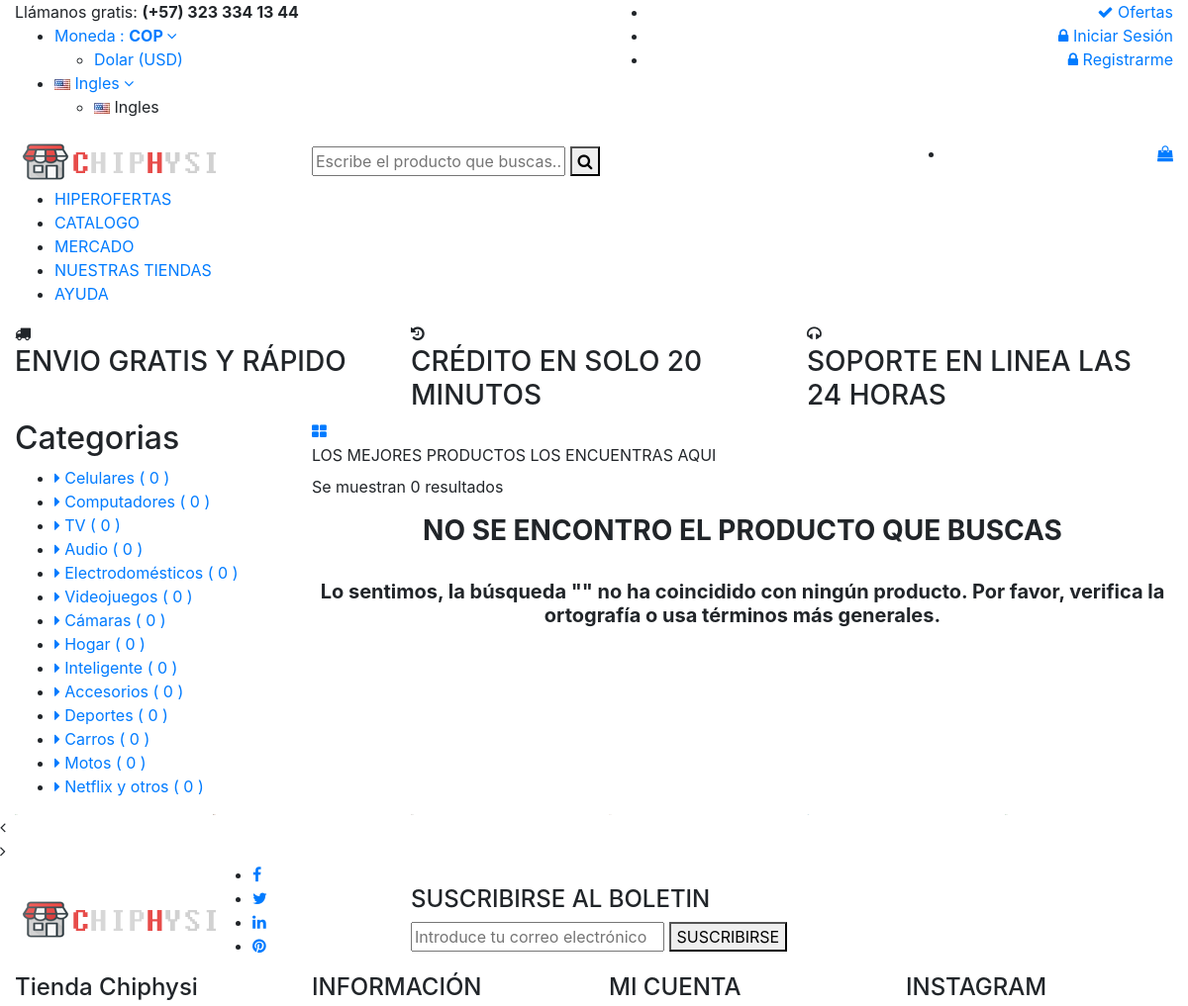
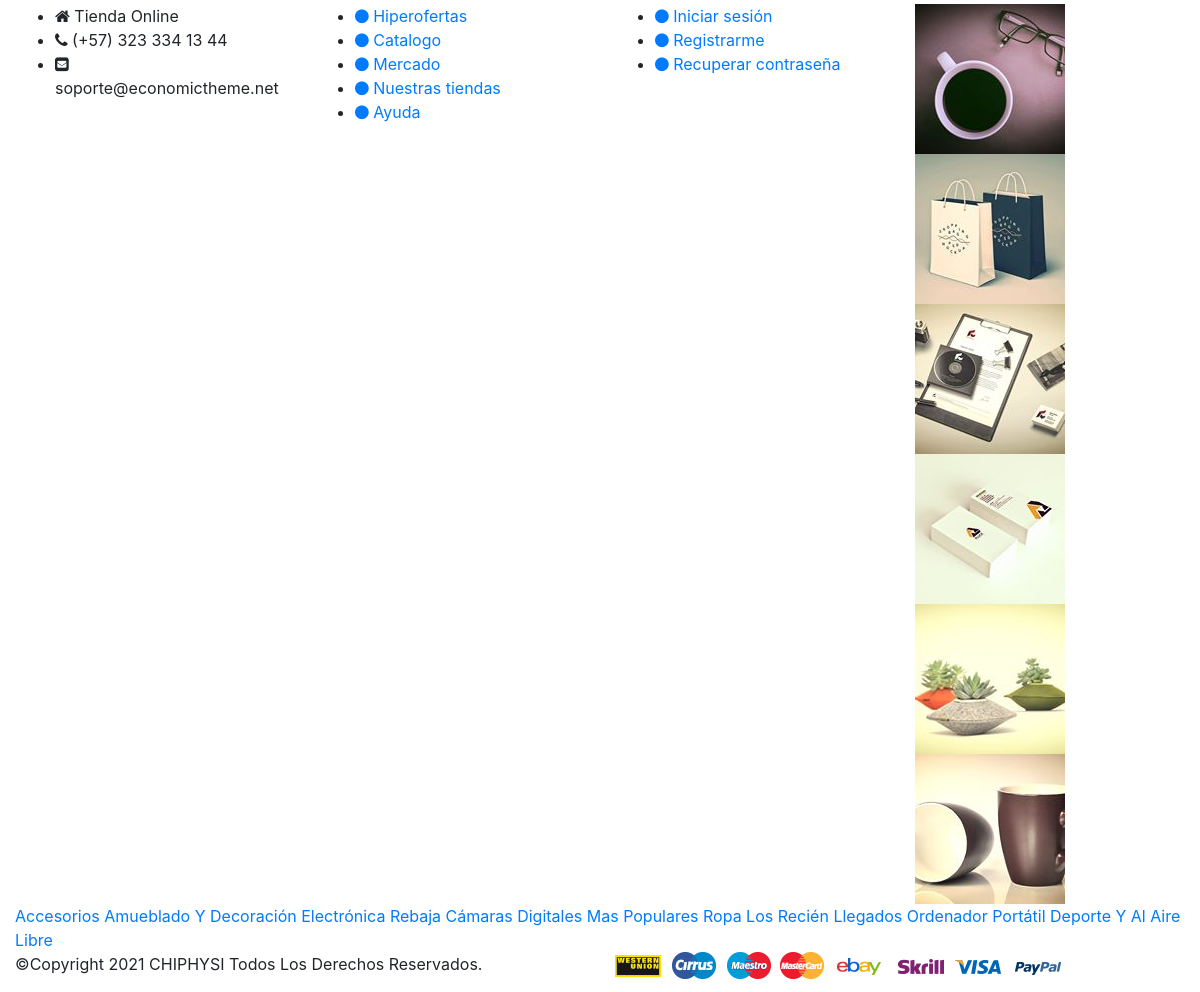
Screenshot of /shop-search.php with the database file from the repository (2 pictures, top to bottom).
### tables this page shows
CREATE TABLE `configuracion` (
  `id_config` int(11) NOT NULL,
  `titulo` varchar(100) NOT NULL,
  `favicon` varchar(100) NOT NULL,
  `nombre` varchar(100) NOT NULL,
  `logo` varchar(100) NOT NULL,
  `pie_pagina` varchar(200) NOT NULL,
  `telefono` varchar(150) NOT NULL,
  `correo` varchar(150) NOT NULL,
  `direccion` varchar(150) NOT NULL,
  `color` varchar(50) NOT NULL
);

CREATE TABLE `categorias` (
  `id_categoria` int(11) NOT NULL,
  `nombre` varchar(100) NOT NULL,
  `estado` int(11) NOT NULL
);

### shop-search.php (the view, shortened to what this page needs)
<!doctype html>
<html class="no-js" lang="zxx">
<head>
	<link rel="stylesheet" href="assets/css/bootstrap.min.css">
	<link rel="stylesheet" href="assets/css/bundle">
	<link rel="stylesheet" href="assets/css/plugins.css">
	<link rel="stylesheet" href="assets/css/style">
	<link rel="stylesheet" href="assets/css/responsive.css">
	<link href="css_/sweetalert2.min.css" rel="stylesheet" type="text/css">
</head>
<body>
	<?php include'include_/header2.php' ?>
	<div class="shipping_area shipping_two mb-40">
		<div class="container">
			<div class="row">
				<div class="col-lg-4 col-md-4">
					<div class="single_shipping single_sp_two">
						<div class="shippin_icone icone_two">
							<i class="fa fa-truck"></i>
						</div>
						<div class="shipping_content sp_c_two">
							<h3>ENVIO GRATIS Y RÁPIDO</h3>
						</div>
					</div>
				</div>
				<div class="col-lg-4 col-md-4">
					<div class="single_shipping single_sp_two">
						<div class="shippin_icone icone_two">
							<i class="fa fa-history"></i>
						</div>
						<div class="shipping_content sp_c_two">
							<h3>CRÉDITO EN SOLO 20 MINUTOS</h3>
						</div>
					</div>
				</div>
				<div class="col-lg-4 col-md-4">
					<div class="single_shipping single_sp_two box3">
						<div class="shippin_icone icone_two">
							<i class="fa fa-headphones"></i>
						</div>
						<div class="shipping_content sp_c_two">
							<h3>SOPORTE EN LINEA LAS 24 HORAS</h3>
						</div>
					</div>
				</div>
			</div>
		</div>
	</div>
	<div class="categorie_details">
		<div class="container">
			<div class="row">
				<div class="col-lg-3 col-md-4">
					<div class="sidebar_categorie_area">
						<div class="sidebar_categorie_item">
							<div class="categorie__titile">
								<h2>Categorias</h2>
							</div>
							<div class="categorie_filter">
								<ul>
									<?php
									require("conexion_/conexion.php");
									$categorias="SELECT * FROM categorias WHERE estado='0'";
									$cate=mysqli_query($mysqli,$categorias);
									while ($categoria=mysqli_fetch_row ($cate)){
										$id_categoria = $categoria[0];
										$nombre_categoria = $categoria[1];
										echo
										'
										<li>
										<a href="shop-category?to=products&st='.htmlentities($id_categoria).'#the-best-products">
										<i class="fa fa-caret-right"></i> '.htmlentities($nombre_categoria).'
										(<span>
										';
										$productos_total = mysqli_query($mysqli,"SELECT COUNT(*) AS total_productos FROM productos WHERE categoria='$id_categoria'");
										$productos_total_ = mysqli_fetch_array($productos_total);
										echo $productos_total_['total_productos'];
										echo'
										</span>)
										</a>
										</li>
										';
									}
									?>
								</ul>
							</div>
						</div>
					</div>
				</div>
				<div class="col-lg-9 col-md-8">
					<div class="categorie_d_right">
						<div class="categorie_product_toolbar mb-30">
							<div class="categorie_product_button">
								<ul class="nav" role="tablist">
									<li>
										<a class="active" data-toggle="tab" href="#large" role="tab" aria-controls="large" aria-selected="true"><i class="fa fa-th-large"></i></a>
									</li>
								</ul>
							</div>
							<form action="#">
								<label>LOS MEJORES PRODUCTOS LOS ENCUENTRAS AQUI</label>
							</form>
							<p>Se muestran <?php
							require("conexion_/conexion.php");
							$n = "";
							$productos = mysqli_query($mysqli,"SELECT COUNT(*) AS productos FROM productos WHERE estado = '0' and nombre LIKE '%$n%' or resumen LIKE '%$n%' or descripcion LIKE '%$n%'");
							$productos_ = mysqli_fetch_array($productos);
							echo $productos_['productos'];
							?> resultados</p>
						</div>
						<div class="tab-content" id="myTabContent">
							<div class="tab-pane fade show active" id="large" role="tabpanel">
								<div class="row cate_tab_product">
									<?php
									require("conexion_/conexion.php");
									$n = "";
									if(isset($_GET['pag']) == TRUE){
										$pag = $_GET['pag'];
									}
									else{
										$pag = 0;
									}
									$limite = 60;
									$inicial = $pag * $limite;
									$productos = "SELECT * FROM productos WHERE estado = '0' and nombre LIKE '%$n%' or resumen LIKE '%$n%' or descripcion ORDER BY id_producto DESC LIMIT $inicial,$limite";
									$productos_ =mysqli_query($mysqli,$productos);
									$result = mysqli_num_rows($productos_);
									if ($result > 0) {
										while ($product = mysqli_fetch_row($productos_)){
											$id_producto = $product[0];
											$nombre = $product[1];
											$resumen = $product[2];
											$descripcion = $product[3];
											$precio = $product[4];
											$referencia = $product[5];
											$condicion = $product[6];
											$descuento = $product[7];
											$estrellas = $product[8];
											$categoria = $product[9];
											$estado = $product[10];
											$guiones = str_replace(" ", "-", $nombre);
											$descuento2=substr($descuento, 2,4);
											$nombre2=substr($nombre, 0,30);
											$precio_=$precio*$descuento;
											$precio2=$precio-$precio_;
											$imagenes="SELECT imagen FROM productos_imagenes WHERE id_producto='$id_producto' LIMIT 1";
											$imagenes_=mysqli_query($mysqli,$imagenes);
											while ($img=mysqli_fetch_row ($imagenes_)){
												$imagen_principal=$img[0];
											}
											echo
											'
											<div class="col-lg-4 col-md-6 col-sm-6">
											<div class="single_product categorie">
											<div class="product_thumb">
											<a href="detalle?n='.htmlentities($guiones).'&i='.htmlentities($id_producto).'"><img src="img_/img_productos/'.htmlentities($imagen_principal).'" alt=""></a>
											<div class="product_discount">
											<span>'.htmlentities($condicion).'</span>
											</div>
											</div>
											<div class="product_content">
											<div class="samll_product_ratting">
											<ul>
											';
											if($estrellas==1){
												echo '
												<li><a href="#"><i class="fa fa-star"></i></a></li>
												';
											}else if($estrellas==2){
												echo '
												<li><a href="#"><i class="fa fa-star"></i></a></li>
												<li><a href="#"><i class="fa fa-star"></i></a></li>
												';
											}else if($estrellas==3){
												echo '
												<li><a href="#"><i class="fa fa-star"></i></a></li>
												<li><a href="#"><i class="fa fa-star"></i></a></li>
												<li><a href="#"><i class="fa fa-star"></i></a></li>
												';
											}else if($estrellas==4){
												echo '
												<li><a href="#"><i class="fa fa-star"></i></a></li>
												<li><a href="#"><i class="fa fa-star"></i></a></li>
												<li><a href="#"><i class="fa fa-star"></i></a></li>
												<li><a href="#"><i class="fa fa-star"></i></a></li>
												';
											}else if($estrellas==5){
												echo '
												<li><a href="#"><i class="fa fa-star"></i></a></li>
												<li><a href="#"><i class="fa fa-star"></i></a></li>
												<li><a href="#"><i class="fa fa-star"></i></a></li>
												<li><a href="#"><i class="fa fa-star"></i></a></li>
												<li><a href="#"><i class="fa fa-star"></i></a></li>
												';
											}
											echo'
											</ul>
											</div>
											<div class="small_product_name">
											<a href="detalle?n='.htmlentities($guiones).'&i='.htmlentities($id_producto).'">'.htmlentities($nombre2).'...</a>
											</div>
											<div class="small_product_price">
											<span class="new_price"> $'.htmlentities(number_format($precio2)).' </span>
											<span class="old_price">  $'.htmlentities(number_format($precio)).'  </span>
											</div>
											</div>
											</div>
											</div>
											';
										}
									}else{
										$n = "";
										echo '
										<div class="container">
										<center>
										<h3><b>NO SE ENCONTRO EL PRODUCTO QUE BUSCAS</b></h3>
										<br>
										<h5>
										<b>
										Lo sentimos, la búsqueda "'.htmlentities($n).'" no ha coincidido con ningún producto.
										Por favor, verifica la ortografía o usa términos más generales.
										</b>
										</h5>
										</center>
										</div>
										';
									}
									?>
								</div>
							</div>
						</div>
					</div>
				</div>
			</div>
		</div>
	</div>
	<div class="brand_logo  mb-40">
		<div class="container">
			<div class="row brand_padding">
				<div class="brand_active owl-carousel">
					<div class="col-lg-2">
						<div class="single_brand">
							<a href="#"><img src="assets/img/brand/brand1.jpg" alt=""></a>
						</div>
					</div>
					<div class="col-lg-2">
						<div class="single_brand">
							<a href="#"><img src="assets/img/brand/brand2.jpg" alt=""></a>
						</div>
					</div>
					<div class="col-lg-2">
						<div class="single_brand">
							<a href="#"><img src="assets/img/brand/brand3.jpg" alt=""></a>
						</div>
					</div>
					<div class="col-lg-2">
						<div class="single_brand">
							<a href="#"><img src="assets/img/brand/brand4.jpg" alt=""></a>
						</div>
					</div>
					<div class="col-lg-2">
						<div class="single_brand">
							<a href="#"><img src="assets/img/brand/brand5.jpg" alt=""></a>
						</div>
					</div>
					<div class="col-lg-2">
						<div class="single_brand">
							<a href="#"><img src="assets/img/brand/brand1.jpg" alt=""></a>
						</div>
					</div>
				</div>
			</div>
		</div>
	</div>
	<?php include'include_/modal.php' ?>
	<?php include'include_/footer.php' ?>
</body>
</html>

### include_/informacion_principal_telefono.php
<?php
require("conexion_/conexion.php");
$sql="SELECT telefono FROM configuracion ";
$ressql=mysqli_query($mysqli,$sql);
while ($row=mysqli_fetch_row ($ressql)){
	$telefono=$row[0];
}
echo $telefono;
?>

### include_/logo.php
<?php
require("conexion_/conexion.php");
$sql="SELECT logo FROM configuracion ";
$ressql=mysqli_query($mysqli,$sql);
while ($row=mysqli_fetch_row ($ressql)){
	$logo=$row[0];
}
echo '<a href="index"><img src="img_/'.$logo.'" alt=""></a>';
?>

### include_/footer.php
<div class="newsletter_area">
	<div class="container">
		<div class="row align-items-center">
			<div class="col-lg-2 col-md-6">
				<div class="footer_logo">
					<?php include'include_/logo.php' ?>
				</div>
			</div>
			<div class="col-lg-2 col-md-6">
				<div class="social_icone">
					<ul>
						<li><a href="#" title="facebook"><i class="fa fa-facebook"></i></a></li>
						<li><a href="#" title="twitter"><i class="fa fa-twitter"></i></a></li>
						<li><a href="#" title="linkedin"><i class="fa fa-linkedin"></i></a></li>
						<li><a href="#" title="pinterest"><i class="fa fa-pinterest"></i></a></li>
					</ul>
				</div>
			</div>
			<div class="col-lg-8">
				<div class="newslatter_inner fix">
					<h4>SUSCRIBIRSE AL BOLETIN</h4>
					<form action="#">
						<input placeholder="Introduce tu correo electrónico" id="correo_boletin" type="text">
						<button type="button" id="boletin">SUSCRIBIRSE</button>
					</form>
				</div>
			</div>
		</div>
	</div>
</div>
<div class="footer_area">
	<div class="container">
		<div class="footer_top">
			<div class="row">
				<div class="col-lg-3 col-md-6 col-sm-6">
					<div class="single_footer">
						<h4>
							<?php include'include_/nombre.php' ?>
						</h4>
						<ul>
							<li><i class="fa fa-home"></i> <?php include'include_/informacion_principal_direccion.php' ?></li>
							<li><i class="fa fa-phone"></i> <?php include'include_/informacion_principal_telefono.php' ?></li>
							<li><i class="fa fa-envelope-square"></i> <?php include'include_/informacion_principal_correo.php' ?></li>
						</ul>
					</div>
				</div>
				<div class="col-lg-3 col-md-6 col-sm-6">
					<div class="single_footer">
						<h4>INFORMACIÓN</h4>
						<ul>
							<li><a href="hiperofertas?to=products"><i class="fa fa-circle"></i> Hiperofertas</a></li>
							<li><a href="catalogo"><i class="fa fa-circle"></i> Catalogo</a></li>
							<li><a href="shop?to=products"><i class="fa fa-circle"></i> Mercado</a></li>
							<li><a href="nuestras-tiendas"><i class="fa fa-circle"></i> Nuestras tiendas</a></li>
							<li><a href="ayuda"><i class="fa fa-circle"></i> Ayuda</a></li>
						</ul>
					</div>
				</div>
				<div class="col-lg-3 col-md-6 col-sm-6">
					<div class="single_footer">
						<h4>MI CUENTA</h4>
						<ul>
							<li><a href="#" data-toggle="modal" data-target="#login_"><i class="fa fa-circle"></i> Iniciar sesión</a></li>
							<li><a href="#" data-toggle="modal" data-target="#registro_"><i class="fa fa-circle"></i> Registrarme</a></li>
							<li><a href="recover"><i class="fa fa-circle"></i> Recuperar contraseña</a></li>
						</ul>
					</div>
				</div>
				<div class="col-lg-3 col-md-6 col-sm-6">
					<div class="single_footer">
						<h4>INSTAGRAM</h4>
						<div class="instagram_img">
							<div class="single_instagram_img">
								<a href="#"><img src="assets/img/instagram/instagram1.jpg" alt=""></a>
							</div>
							<div class="single_instagram_img">
								<a href="#"><img src="assets/img/instagram/instagram2.jpg" alt=""></a>
							</div>
							<div class="single_instagram_img">
								<a href="#"><img src="assets/img/instagram/instagram3.jpg" alt=""></a>
							</div>
							<div class="single_instagram_img">
								<a href="#"><img src="assets/img/instagram/instagram4.jpg" alt=""></a>
							</div>
							<div class="single_instagram_img">
								<a href="#"><img src="assets/img/instagram/instagram5.jpg" alt=""></a>
							</div>
							<div class="single_instagram_img">
								<a href="#"><img src="assets/img/instagram/instagram6.jpg" alt=""></a>
							</div>
						</div>
					</div>
				</div>
			</div>
		</div>
		<div class="row">
			<div class="col-12">
				<div class="footer_tags">
					<a href="shop?to=products" title="More about Accessories"> Accesorios </a>
					<a href="shop?to=products" title="More about Furnitured & Decor"> Amueblado Y Decoración  </a>
					<a href="shop?to=products" title="More about Electronics">  Electrónica   </a>
					<a href="shop?to=products" title=" sale ">  Rebaja   </a>
					<a href="shop?to=products" title=" Digital Cameras"> Cámaras Digitales </a>
					<a href="shop?to=products" title=" Most Populars ">  Mas Populares  </a>
					<a href="shop?to=products" title=" Clothing"> Ropa  </a>
					<a href="shop?to=products" title=" New Arrivals"> Los Recién Llegados  </a>
					<a href="shop?to=products" title=" Laptop"> Ordenador Portátil  </a>
					<a href="shop?to=products" title=" Sport & Outdoor"> Deporte Y Al Aire Libre  </a>
				</div>
			</div>
		</div>
		<div class="copyright_area">
			<div class="row">
				<div class="col-lg-6 col-md-6 col-sm-6">
					<?php
					require("conexion_/conexion.php");
					$sql="SELECT pie_pagina FROM configuracion ";
					$ressql=mysqli_query($mysqli,$sql);
					while ($row=mysqli_fetch_row ($ressql)){
						$pie_pagina=$row[0];
					}
					?>
					<div class="widget_copyright">
						<p><?php echo $pie_pagina ?></p>
					</div>
				</div>
				<div class="col-lg-6 col-md-6 col-sm-6">
					<div class="payment">
						<a href="#"><img src="assets/img/visha/payment.png" alt=""></a>
					</div>
				</div>
			</div>
		</div>
	</div>
</div>

### include_/nombre.php
<?php
require("conexion_/conexion.php");
$sql="SELECT nombre FROM configuracion ";
$ressql=mysqli_query($mysqli,$sql);
while ($row=mysqli_fetch_row ($ressql)){
	$nombre_web=$row[0];
}
echo $nombre_web;
?>

### include_/informacion_principal_direccion.php
<?php
require("conexion_/conexion.php");
$sql="SELECT direccion FROM configuracion ";
$ressql=mysqli_query($mysqli,$sql);
while ($row=mysqli_fetch_row ($ressql)){
	$direccion=$row[0];
}
echo $direccion;
?>

### include_/informacion_principal_correo.php
<?php
require("conexion_/conexion.php");
$sql="SELECT correo FROM configuracion ";
$ressql=mysqli_query($mysqli,$sql);
while ($row=mysqli_fetch_row ($ressql)){
	$correo=$row[0];
}
echo $correo;
?>

### rows the page displays
configuracion: telefono "(+57) 323 334 13 44 (+57) 323 334 13 44", logo (picture), nombre "Tienda Chiphysi", direccion "Tienda Online", correo "soporte@economictheme.net", pie_pagina "©Copyright 2021 CHIPHYSI Todos Los Derechos Reservados."
categorias: nombre "Celulares", total_productos "0"
categorias: nombre "Computadores", total_productos "0"
categorias: nombre "TV", total_productos "0"
categorias: nombre "Audio", total_productos "0"
categorias: nombre "Electrodomésticos", total_productos "0"
categorias: nombre "Videojuegos", total_productos "0"
categorias: nombre "Cámaras", total_productos "0"
categorias: nombre "Hogar", total_productos "0"
categorias: nombre "Inteligente", total_productos "0"
categorias: nombre "Accesorios", total_productos "0"
categorias: nombre "Deportes", total_productos "0"
categorias: nombre "Carros", total_productos "0"
categorias: nombre "Motos", total_productos "0"
categorias: nombre "Netflix y otros", total_productos "0"

### other values shown
$productos_['productos'] "0"
